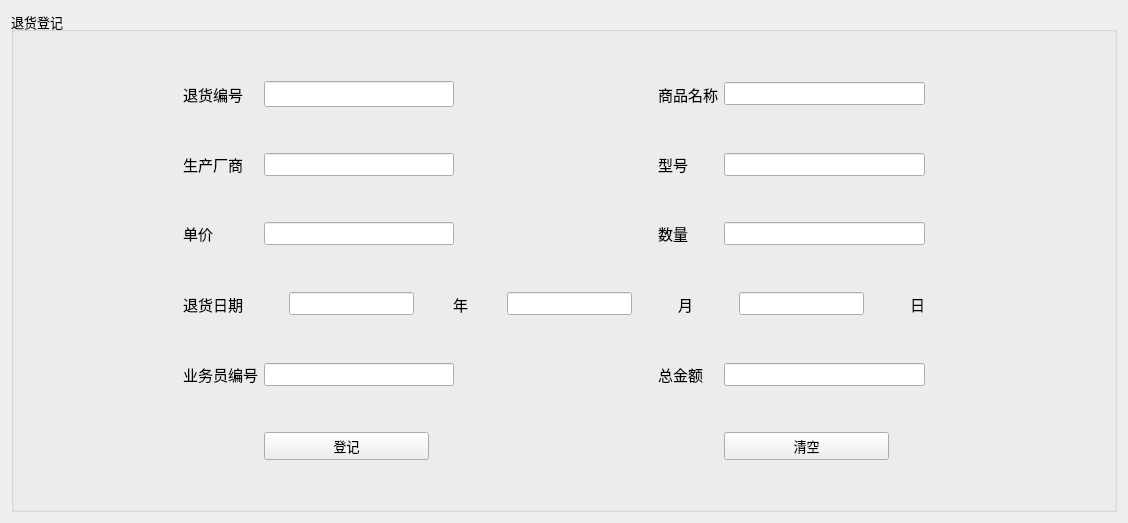
         <widget class="QWidget" name="tab_7">
          <attribute name="title">
           <string>退货登记</string>
          </attribute>
          <layout class="QGridLayout" name="gridLayout_10">
           <item row="0" column="0">
            <widget class="QGroupBox" name="groupBox_4">
             <property name="font">
              <font>
               <pointsize>10</pointsize>
              </font>
             </property>
             <property name="title">
              <string>退货登记</string>
             </property>
             <layout class="QGridLayout" name="gridLayout_9">
              <item row="3" column="5">
               <widget class="QLineEdit" name="let_cs_3">
                <property name="maximumSize">
                 <size>
                  <width>250</width>
                  <height>16777215</height>
                 </size>
                </property>
               </widget>
              </item>
              <item row="3" column="8">
               <widget class="QLabel" name="label_50">
                <property name="font">
                 <font>
                  <pointsize>11</pointsize>
                 </font>
                </property>
                <property name="text">
                 <string>型号</string>
                </property>
               </widget>
              </item>
              <item row="2" column="10">
               <spacer name="verticalSpacer_16">
                <property name="orientation">
                 <enum>Qt::Vertical</enum>
                </property>
                <property name="sizeHint" stdset="0">
                 <size>
                  <width>20</width>
                  <height>40</height>
                 </size>
                </property>
               </spacer>
              </item>
              <item row="4" column="12">
               <spacer name="horizontalSpacer_37">
                <property name="orientation">
                 <enum>Qt::Horizontal</enum>
                </property>
                <property name="sizeHint" stdset="0">
                 <size>
                  <width>40</width>
                  <height>20</height>
                 </size>
                </property>
               </spacer>
              </item>
              <item row="0" column="10">
               <spacer name="verticalSpacer_15">
                <property name="orientation">
                 <enum>Qt::Vertical</enum>
                </property>
                <property name="sizeHint" stdset="0">
                 <size>
                  <width>20</width>
                  <height>40</height>
                 </size>
                </property>
               </spacer>
              </item>
              <item row="1" column="4">
               <widget class="QLabel" name="label_41">
                <property name="font">
                 <font>
                  <pointsize>11</pointsize>
                  <bold>false</bold>
                 </font>
                </property>
                <property name="text">
                 <string>退货编号</string>
                </property>
               </widget>
              </item>
              <item row="3" column="1">
               <spacer name="horizontalSpacer_39">
                <property name="orientation">
                 <enum>Qt::Horizontal</enum>
                </property>
                <property name="sizeHint" stdset="0">
                 <size>
                  <width>40</width>
                  <height>20</height>
                 </size>
                </property>
               </spacer>
              </item>
              <item row="1" column="8">
               <widget class="QLabel" name="label_44">
                <property name="font">
                 <font>
                  <pointsize>11</pointsize>
                 </font>
                </property>
                <property name="text">
                 <string>商品名称</string>
                </property>
               </widget>
              </item>
              <item row="3" column="2">
               <spacer name="horizontalSpacer_23">
                <property name="orientation">
                 <enum>Qt::Horizontal</enum>
                </property>
                <property name="sizeHint" stdset="0">
                 <size>
                  <width>40</width>
                  <height>20</height>
                 </size>
                </property>
               </spacer>
              </item>
              <item row="3" column="4">
               <widget class="QLabel" name="label_51">
                <property name="font">
                 <font>
                  <pointsize>11</pointsize>
                 </font>
                </property>
                <property name="text">
                 <string>生产厂商</string>
                </property>
               </widget>
              </item>
              <item row="9" column="8">
               <widget class="QLabel" name="label_42">
                <property name="font">
                 <font>
                  <pointsize>11</pointsize>
                 </font>
                </property>
                <property name="text">
                 <string>总金额</string>
                </property>
               </widget>
              </item>
              <item row="3" column="7">
               <spacer name="horizontalSpacer_91">
                <property name="orientation">
                 <enum>Qt::Horizontal</enum>
                </property>
                <property name="sizeHint" stdset="0">
                 <size>
                  <width>40</width>
                  <height>20</height>
                 </size>
                </property>
               </spacer>
              </item>
              <item row="3" column="3">
               <spacer name="horizontalSpacer_63">
                <property name="orientation">
                 <enum>Qt::Horizontal</enum>
                </property>
                <property name="sizeHint" stdset="0">
                 <size>
                  <width>40</width>
                  <height>20</height>
                 </size>
                </property>
               </spacer>
              </item>
              <item row="6" column="9">
               <spacer name="verticalSpacer_12">
                <property name="orientation">
                 <enum>Qt::Vertical</enum>
                </property>
                <property name="sizeHint" stdset="0">
                 <size>
                  <width>20</width>
                  <height>40</height>
                 </size>
                </property>
               </spacer>
              </item>
              <item row="4" column="15">
               <spacer name="verticalSpacer_11">
                <property name="orientation">
                 <enum>Qt::Vertical</enum>
                </property>
                <property name="sizeHint" stdset="0">
                 <size>
                  <width>20</width>
                  <height>40</height>
                 </size>
                </property>
               </spacer>
              </item>
              <item row="3" column="9" colspan="2">
               <widget class="QLineEdit" name="let_xh_3">
                <property name="minimumSize">
                 <size>
                  <width>190</width>
                  <height>0</height>
                 </size>
                </property>
                <property name="maximumSize">
                 <size>
                  <width>500</width>
                  <height>16777215</height>
                 </size>
                </property>
               </widget>
              </item>
              <item row="4" column="14">
               <spacer name="horizontalSpacer_62">
                <property name="orientation">
                 <enum>Qt::Horizontal</enum>
                </property>
                <property name="sizeHint" stdset="0">
                 <size>
                  <width>40</width>
                  <height>20</height>
                 </size>
                </property>
               </spacer>
              </item>
              <item row="12" column="5">
               <spacer name="verticalSpacer_18">
                <property name="orientation">
                 <enum>Qt::Vertical</enum>
                </property>
                <property name="sizeHint" stdset="0">
                 <size>
                  <width>20</width>
                  <height>40</height>
                 </size>
                </property>
               </spacer>
              </item>
              <item row="9" column="4">
               <widget class="QLabel" name="label_52">
                <property name="font">
                 <font>
                  <pointsize>11</pointsize>
                 </font>
                </property>
                <property name="text">
                 <string>业务员编号</string>
                </property>
               </widget>
              </item>
              <item row="11" column="9">
               <widget class="QPushButton" name="btn_clearw_3">
                <property name="minimumSize">
                 <size>
                  <width>165</width>
                  <height>0</height>
                 </size>
                </property>
                <property name="maximumSize">
                 <size>
                  <width>165</width>
                  <height>16777215</height>
                 </size>
                </property>
                <property name="font">
                 <font>
                  <pointsize>10</pointsize>
                 </font>
                </property>
                <property name="text">
                 <string>清空</string>
                </property>
               </widget>
              </item>
              <item row="1" column="9" colspan="2">
               <widget class="QLineEdit" name="let_mc_3"/>
              </item>
              <item row="8" column="4">
               <spacer name="verticalSpacer_13">
                <property name="orientation">
                 <enum>Qt::Vertical</enum>
                </property>
                <property name="sizeHint" stdset="0">
                 <size>
                  <width>20</width>
                  <height>40</height>
                 </size>
                </property>
               </spacer>
              </item>
              <item row="3" column="0">
               <spacer name="horizontalSpacer_61">
                <property name="orientation">
                 <enum>Qt::Horizontal</enum>
                </property>
                <property name="sizeHint" stdset="0">
                 <size>
                  <width>40</width>
                  <height>20</height>
                 </size>
                </property>
               </spacer>
              </item>
              <item row="7" column="4" colspan="7">
               <layout class="QHBoxLayout" name="horizontalLayout_3">
                <item>
                 <widget class="QLabel" name="label_46">
                  <property name="font">
                   <font>
                    <pointsize>11</pointsize>
                   </font>
                  </property>
                  <property name="text">
                   <string>退货日期</string>
                  </property>
                 </widget>
                </item>
                <item>
                 <spacer name="horizontalSpacer_80">
                  <property name="orientation">
                   <enum>Qt::Horizontal</enum>
                  </property>
                  <property name="sizeHint" stdset="0">
                   <size>
                    <width>40</width>
                    <height>20</height>
                   </size>
                  </property>
                 </spacer>
                </item>
                <item>
                 <widget class="QLineEdit" name="let_year_3"/>
                </item>
                <item>
                 <spacer name="horizontalSpacer_81">
                  <property name="orientation">
                   <enum>Qt::Horizontal</enum>
                  </property>
                  <property name="sizeHint" stdset="0">
                   <size>
                    <width>28</width>
                    <height>26</height>
                   </size>
                  </property>
                 </spacer>
                </item>
                <item>
                 <widget class="QLabel" name="label_47">
                  <property name="font">
                   <font>
                    <pointsize>11</pointsize>
                   </font>
                  </property>
                  <property name="text">
                   <string>年</string>
                  </property>
                 </widget>
                </item>
                <item>
                 <spacer name="horizontalSpacer_82">
                  <property name="orientation">
                   <enum>Qt::Horizontal</enum>
                  </property>
                  <property name="sizeHint" stdset="0">
                   <size>
                    <width>28</width>
                    <height>26</height>
                   </size>
                  </property>
                 </spacer>
                </item>
                <item alignment="Qt::AlignHCenter">
                 <widget class="QLineEdit" name="let_moon_3"/>
                </item>
                <item>
                 <spacer name="horizontalSpacer_83">
                  <property name="orientation">
                   <enum>Qt::Horizontal</enum>
                  </property>
                  <property name="sizeHint" stdset="0">
                   <size>
                    <width>40</width>
                    <height>20</height>
                   </size>
                  </property>
                 </spacer>
                </item>
                <item>
                 <widget class="QLabel" name="label_48">
                  <property name="font">
                   <font>
                    <pointsize>11</pointsize>
                   </font>
                  </property>
                  <property name="text">
                   <string>月</string>
                  </property>
                 </widget>
                </item>
                <item>
                 <spacer name="horizontalSpacer_84">
                  <property name="orientation">
                   <enum>Qt::Horizontal</enum>
                  </property>
                  <property name="sizeHint" stdset="0">
                   <size>
                    <width>40</width>
                    <height>20</height>
                   </size>
                  </property>
                 </spacer>
                </item>
                <item>
                 <widget class="QLineEdit" name="let_day_3"/>
                </item>
                <item>
                 <spacer name="horizontalSpacer_85">
                  <property name="orientation">
                   <enum>Qt::Horizontal</enum>
                  </property>
                  <property name="sizeHint" stdset="0">
                   <size>
                    <width>40</width>
                    <height>20</height>
                   </size>
                  </property>
                 </spacer>
                </item>
                <item>
                 <widget class="QLabel" name="label_49">
                  <property name="font">
                   <font>
                    <pointsize>11</pointsize>
                   </font>
                  </property>
                  <property name="text">
                   <string>日</string>
                  </property>
                 </widget>
                </item>
               </layout>
              </item>
              <item row="9" column="9" colspan="2">
               <widget class="QLineEdit" name="let_zje_3">
                <property name="minimumSize">
                 <size>
                  <width>201</width>
                  <height>0</height>
                 </size>
                </property>
               </widget>
              </item>
              <item row="5" column="4">
               <widget class="QLabel" name="label_54">
                <property name="font">
                 <font>
                  <pointsize>11</pointsize>
                 </font>
                </property>
                <property name="text">
                 <string>单价</string>
                </property>
               </widget>
              </item>
              <item row="9" column="5">
               <widget class="QLineEdit" name="let_ywybh_3">
                <property name="minimumSize">
                 <size>
                  <width>163</width>
                  <height>0</height>
                 </size>
                </property>
               </widget>
              </item>
              <item row="10" column="6">
               <spacer name="verticalSpacer_14">
                <property name="orientation">
                 <enum>Qt::Vertical</enum>
                </property>
                <property name="sizeHint" stdset="0">
                 <size>
                  <width>20</width>
                  <height>40</height>
                 </size>
                </property>
               </spacer>
              </item>
              <item row="5" column="8">
               <widget class="QLabel" name="label_40">
                <property name="font">
                 <font>
                  <pointsize>11</pointsize>
                 </font>
                </property>
                <property name="text">
                 <string>数量</string>
                </property>
               </widget>
              </item>
              <item row="1" column="5">
               <widget class="QLineEdit" name="let_bh_3">
                <property name="minimumSize">
                 <size>
                  <width>190</width>
                  <height>0</height>
                 </size>
                </property>
                <property name="maximumSize">
                 <size>
                  <width>250</width>
                  <height>16777215</height>
                 </size>
                </property>
                <property name="font">
                 <font>
                  <pointsize>11</pointsize>
                 </font>
                </property>
               </widget>
              </item>
              <item row="11" column="5">
               <widget class="QPushButton" name="btn_addw_3">
                <property name="minimumSize">
                 <size>
                  <width>165</width>
                  <height>0</height>
                 </size>
                </property>
                <property name="maximumSize">
                 <size>
                  <width>165</width>
                  <height>16777215</height>
                 </size>
                </property>
                <property name="font">
                 <font>
                  <pointsize>10</pointsize>
                 </font>
                </property>
                <property name="text">
                 <string>登记</string>
                </property>
               </widget>
              </item>
              <item row="4" column="11">
               <spacer name="horizontalSpacer_64">
                <property name="orientation">
                 <enum>Qt::Horizontal</enum>
                </property>
                <property name="sizeHint" stdset="0">
                 <size>
                  <width>40</width>
                  <height>20</height>
                 </size>
                </property>
               </spacer>
              </item>
              <item row="5" column="9" colspan="2">
               <widget class="QLineEdit" name="let_sl_3">
                <property name="minimumSize">
                 <size>
                  <width>165</width>
                  <height>0</height>
                 </size>
                </property>
               </widget>
              </item>
              <item row="5" column="5">
               <widget class="QLineEdit" name="let_dj_3">
                <property name="minimumSize">
                 <size>
                  <width>153</width>
                  <height>0</height>
                 </size>
                </property>
                <property name="maximumSize">
                 <size>
                  <width>250</width>
                  <height>16777215</height>
                 </size>
                </property>
               </widget>
              </item>
              <item row="4" column="13">
               <spacer name="horizontalSpacer_41">
                <property name="orientation">
                 <enum>Qt::Horizontal</enum>
                </property>
                <property name="sizeHint" stdset="0">
                 <size>
                  <width>40</width>
                  <height>20</height>
                 </size>
                </property>
               </spacer>
              </item>
             </layout>
            </widget>
           </item>
          </layout>
         </widget>
